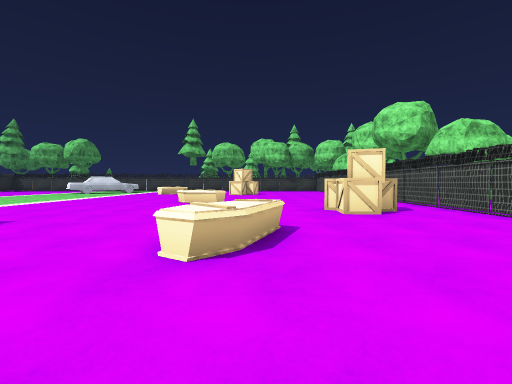
View 1 (above)

20 first-person views from a walk through a scene from a Unity 3-D project. The camera is 1.2 m above the floor, tilts 2° down and sees 90° across. The floor is counted in squares, 2 m on a side. Each view is taken from the middle of a square. On the plan, view 1 faces up. The plan holds only what a view shows up to about 9 squares ahead; the rest is blank. The place goes on beyond the plan. The player is left out. Some surface patterns are stand-ins.

View 2
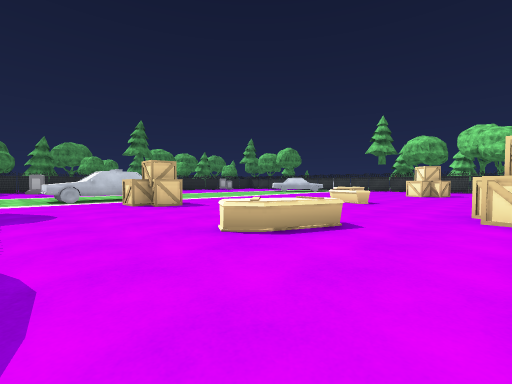

View 3
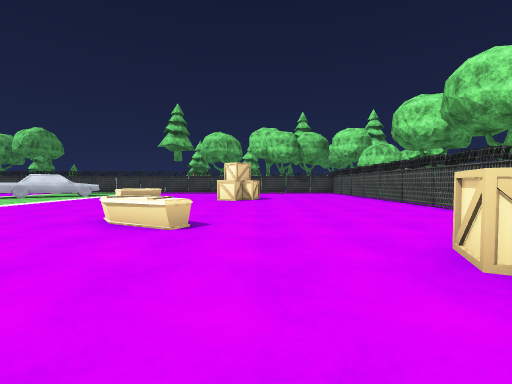

View 4
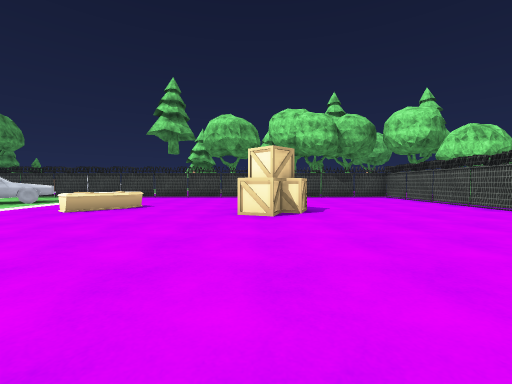

View 5
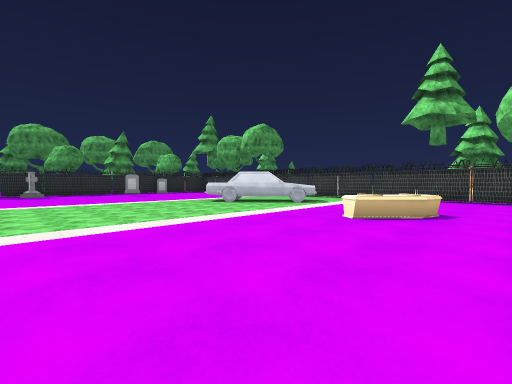

View 6
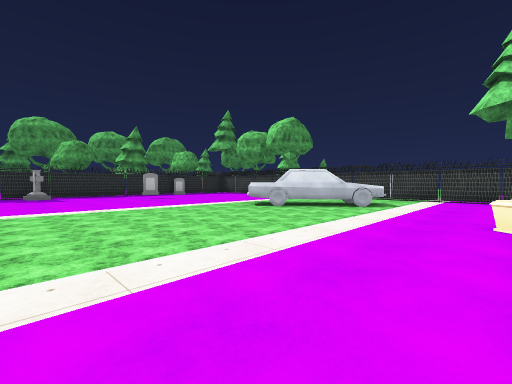

View 7
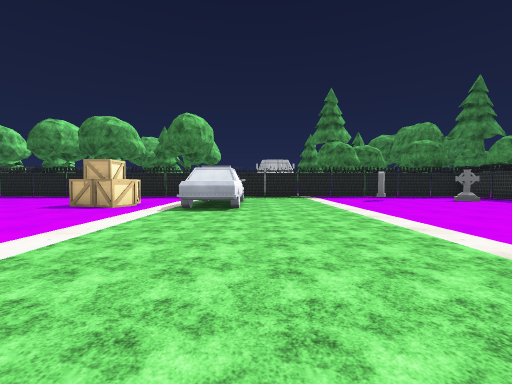

View 8
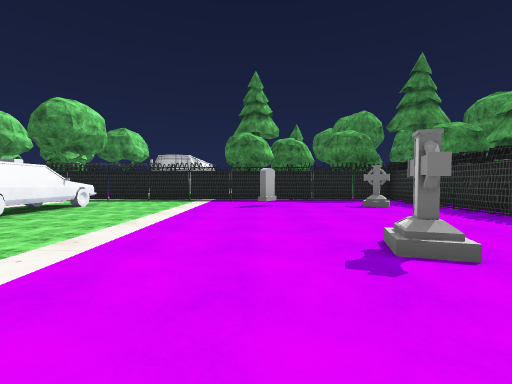

View 9
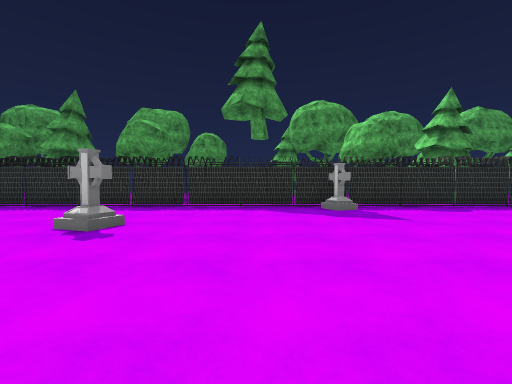

View 10
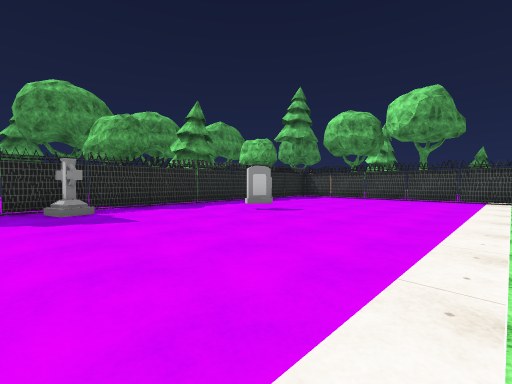

View 11
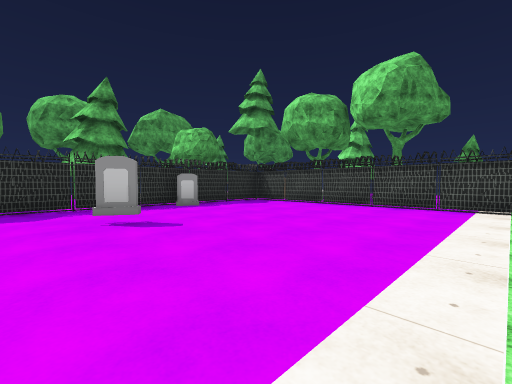

View 12
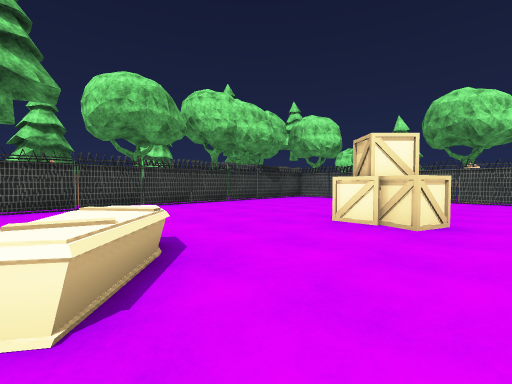

View 13
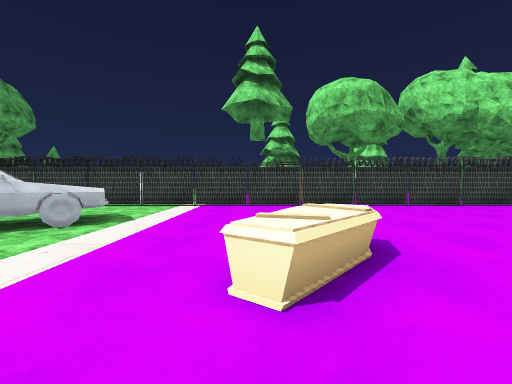

View 14
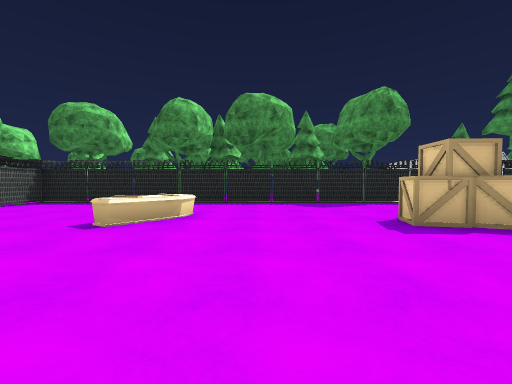

View 15
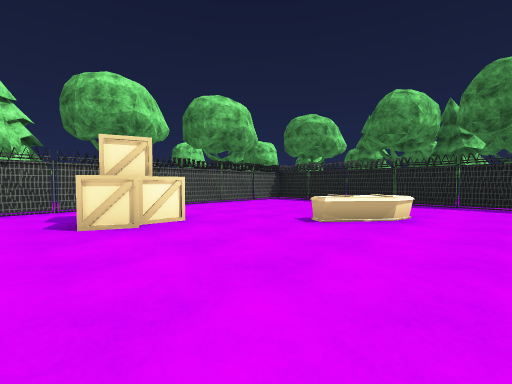

View 16
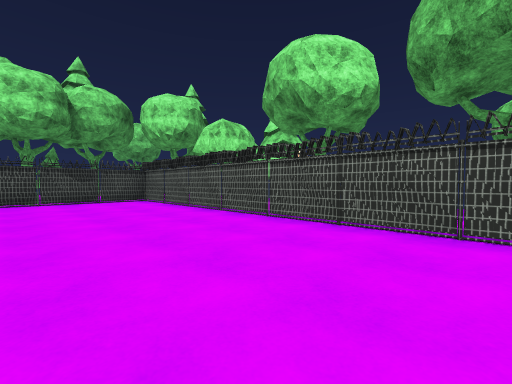

View 17
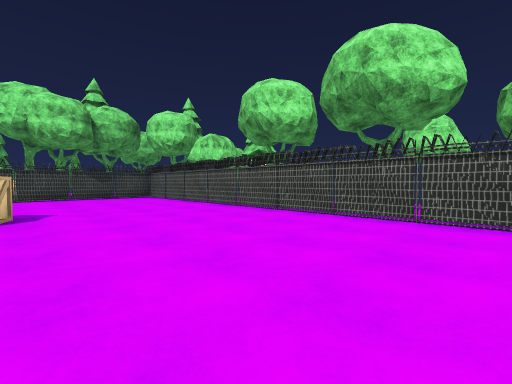

View 18
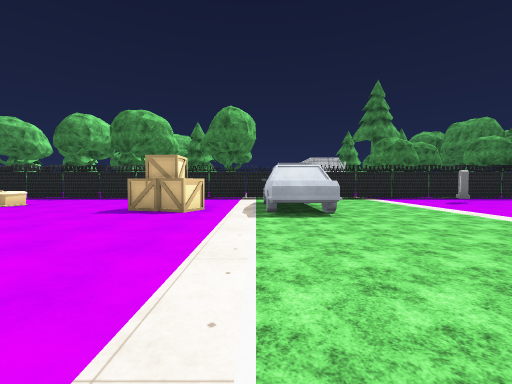

View 19
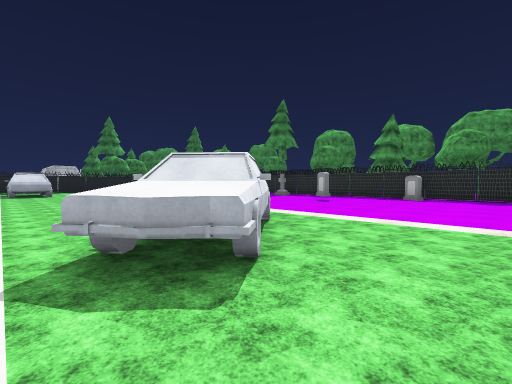

View 20
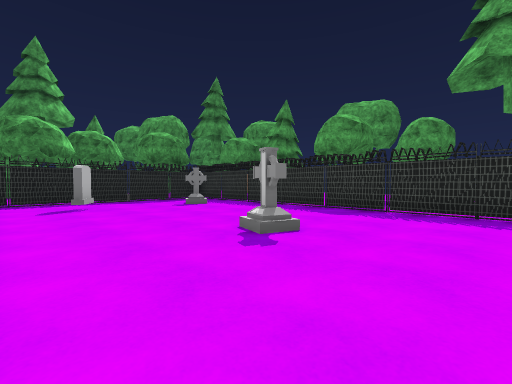

### Floor plan
Points are (right, up) in squares from view 1. A wall is a line through its corners. A room is listed if a view was taken in it or the views show most of it. See-through windows are left out.
Room 1 (views 1, 2, 3, 4, 5, 6, 7, 8, 9, 10, 11, 12, 13, 14, 15, 16, 17, 18, 19, 20)
walls: (-5.8, 18.5) (-7.8, 18.7); (-8.6, -0.7) (3.4, -0.7); (-4.7, 18.6) (-5.5, 18.5); (-3.1, 18.5) (-4.8, 18.7); (-11.4, 18.5) (-12.1, 18.7); (-17.4, 7) (-17.6, 6.2); (-17.7, 10.9) (-17.5, 10.1); (-12.5, -0.7) (-10.8, -0.5); (-1.5, -0.7) (0.3, -0.5); (-17.7, 12.2) (-17.5, 11.4); (-17.6, 4) (-17.5, 3.1); (-14.1, 18.7) (-14.7, 18.7); (-17.6, 15) (-17.5, 14.4); (-14.5, -0.6) (-10.5, -0.7); (-14.4, 18.7) (-15.1, 18.5); (-17.6, 1.4) (-17.7, 0.9); (-17.6, 1.3) (-17.4, 0.4); (4.4, 1.5) (4.5, 15.4); (2.7, -0.7) (4.4, -0.5) (4.4, 0.5); (4.5, 16.6) (4.5, 18.6) (-17.1, 18.6); (-17.6, 18.3) (-17.6, -0.6) (-16.4, -0.6)
low walls: (-17.5, 5.6) (-17.6, 4.9); (-12.7, 18.5) (-13.3, 18.6); (3.8, 18.6) (3.2, 18.6)
ways out: opening at (4, 1); opening at (4, 16)
objects: other object (-17, 10); other object (-17, 16); tree (-16, -1); other object (-16, 1); other object (-15, -1); other object (-15, 13); other object (-14, 6); other object (-13, 1); other object (-10, -2) to (-9, -1); other object (-10, 14) to (-8, 16); other object (-8, 1) to (-8, 4); crate (-5, 3); coffin (-5, 14) to (-4, 14); coffin (-2, 7) to (-1, 8); tree (-2, 20); crate (-1, 13) to (0, 14); coffin (0, 2) to (0, 3); other object (0, 19); tree (1, 20); crate (2, 5) to (3, 6); tree (2, 19); tree (2, 21) to (3, 21); tree (3, 20)

Positions as (right, up) in squares from view 1, and headings:
1: (0, 0), facing up
2: (2, 0), facing up-left
3: (0, 4), facing up
4: (-1, 8), facing up
5: (-3, 9), facing up-left
6: (-5, 9), facing up-left
7: (-9, 10), facing down
8: (-13, 8), facing down
9: (-11, 8), facing left
10: (-11, 9), facing up-left
11: (-11, 12), facing up-left
12: (-5, 12), facing up-right
13: (-5, 12), facing up
14: (-2, 7), facing down
15: (-2, 7), facing down-right
16: (1, 10), facing up-right
17: (0, 8), facing up-right
18: (-7, 9), facing down
19: (-7, 18), facing down-left
20: (-12, 8), facing down-left
